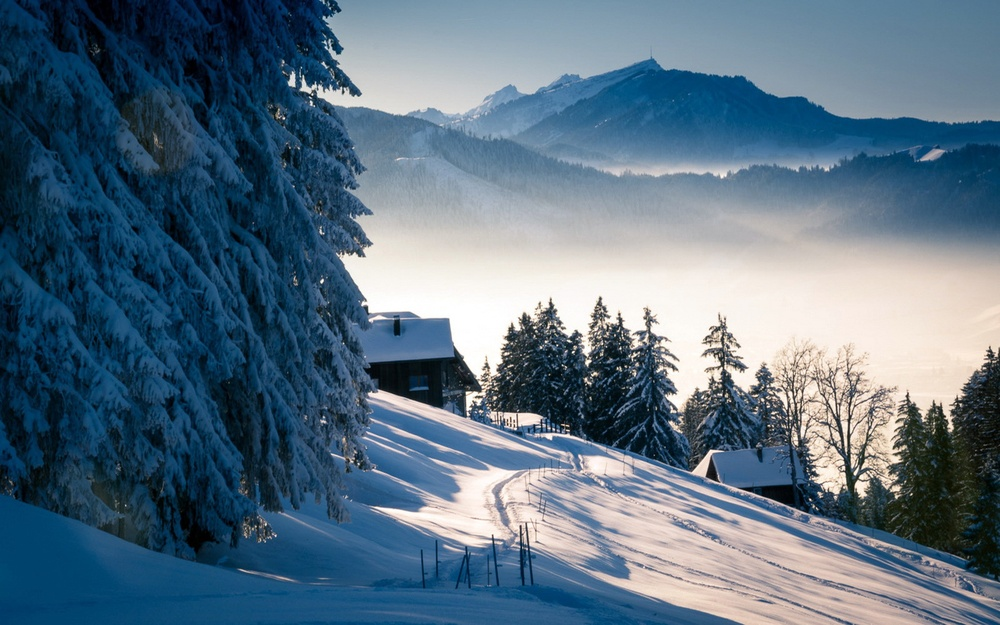
#> input picture test.jpg, 1000 x 625 px, shrunk from 1920 x 1200 before the run, found by its file name
$ python 333.py
#> lines starting #> are read from the running program, lines starting #| are printed output that depends on the picture
### sift.py
import os
from numpy import *
from PIL import Image
from pylab import *
def process_image(imagename,resultname,params="--edge-thresh 10 --peak-thresh 5"):
    """ 处理一幅图像，然后将结果保存在文件中 """
    if imagename[-3:] != 'pgm':
    # 创建一个 pgm 文件
        im = Image.open(imagename).convert('L')
        im.save('test.pgm')
        imagename = 'test.pgm'
    cmmd = str("sift "+imagename+" --output="+resultname+" "+params)
    os.system(cmmd)
    print('processed', imagename, 'to', resultname)

def read_features_from_file(filename):
    """ 读取特征属性值，然后将其以矩阵的形式返回 """
    f = loadtxt(filename)
    return f[:,:4],f[:,4:] # 特征位置，描述子
def write_features_to_file(filename,locs,desc):
    """ 将特征位置和描述子保存到文件中 """
    savetxt(filename,hstack((locs,desc)))

# [45 lines left out: functions plot_features, match, match_twosided, not called in this run]

### 333.py
from scipy import misc
from PIL import Image
from numpy import *
from pylab import *
import sift
imname = "D:/pygame/test.jpg"
im1 = array(Image.open(imname).convert('L'))
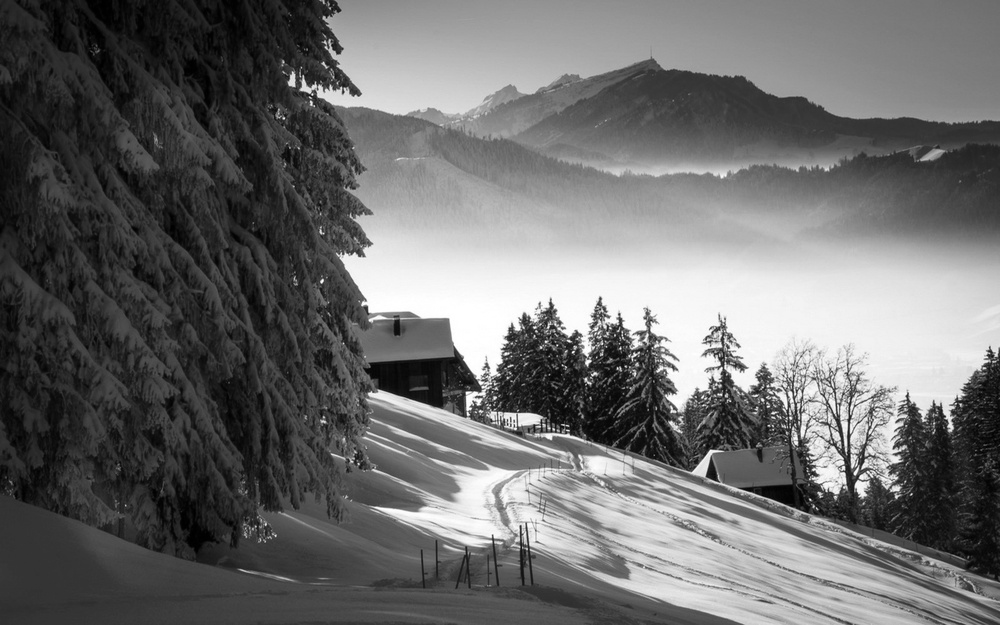
#> im1: shape (625, 1000); min 0, max 255, mean 108.2
sift.process_image(imname,'test.sift')
l1,d1 = sift.read_features_from_file('test.sift')
#> (the run stopped early here; a loop or call above may not have finished)
